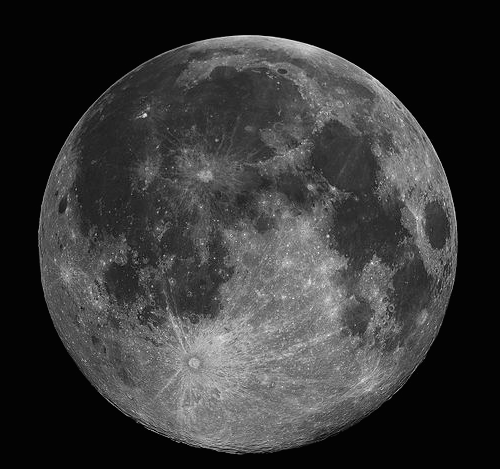
#> input picture images/moon.png, 500 x 469 px
$ python 04-02-medianFilter.py
#> lines starting #> are read from the running program, lines starting #| are printed output that depends on the picture
#!/usr/bin/env python3
# -*- coding: utf-8 -*-
import numpy as np
import cv2
from skimage.util import random_noise

# read image
img = cv2.imread("images/moon.png", 0)
#> img is the input picture: shape (469, 500); min 3, max 255, mean 55.1
# set window object
# cv2.namedWindow("image_1", cv2.WINDOW_NORMAL)
# add noise to the image
# the output image of random_noise function is float64 which is not supported by opencv
noisy_image = random_noise(img, 's&p', amount=0.02).astype('float32')
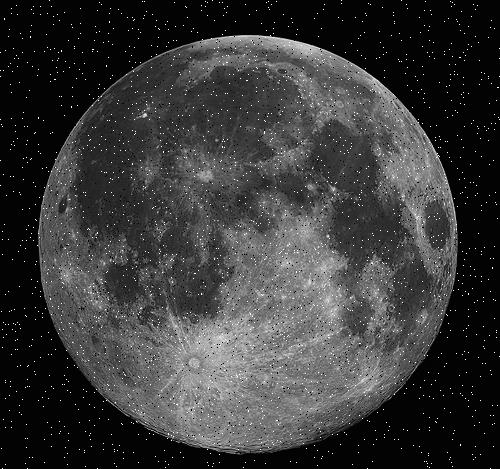
#> noisy_image: shape (469, 500) float32; min 0, max 1, mean 0.222
cv2.imshow("noisy image", noisy_image)
kernel_size = 3  # try 5
median_filtered = cv2.medianBlur(noisy_image, kernel_size)
cv2.imshow("median_filtered", median_filtered)
# wait to press any key to close
cv2.waitKey(0)
cv2.destroyAllWindows()

$ run again, with images/bicycle.png copied over images/moon.png
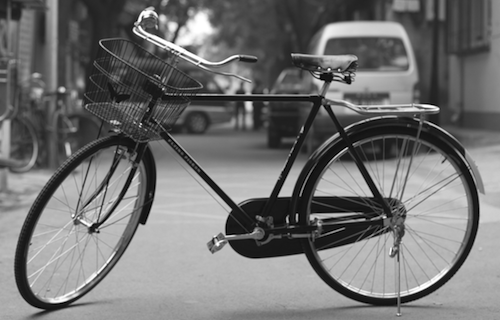
#> input picture images/bicycle.png, 500 x 320 px
#> img is the input picture: shape (320, 500); min 0, max 255, mean 114.2
#> `noisy_image = random_noise(img, 's&p', amount=0.02).astype('float32')`:
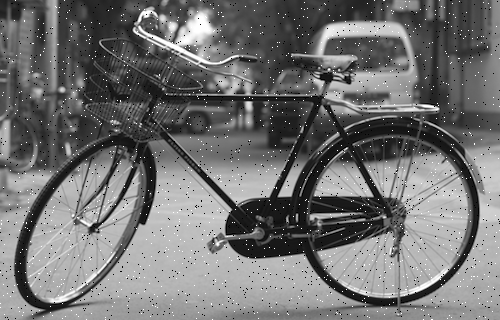
#> noisy_image: shape (320, 500) float32; min 0, max 1, mean 0.448

$ run again, with images/blood-cells.png copied over images/moon.png
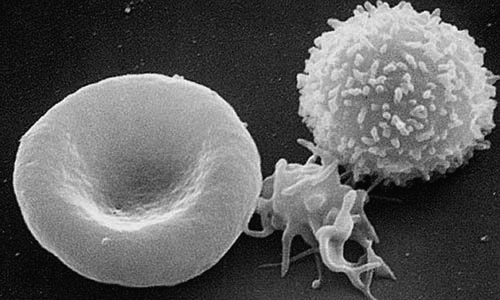
#> input picture images/blood-cells.png, 500 x 300 px
#> img is the input picture: shape (300, 500); min 5, max 255, mean 94.5
#> `noisy_image = random_noise(img, 's&p', amount=0.02).astype('float32')`:
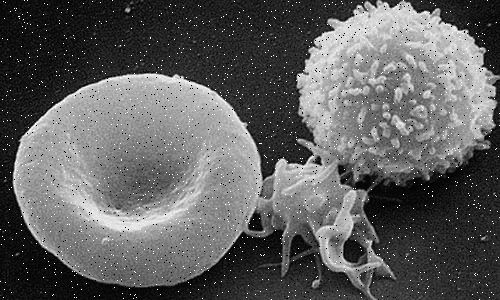
#> noisy_image: shape (300, 500) float32; min 0, max 1, mean 0.374
